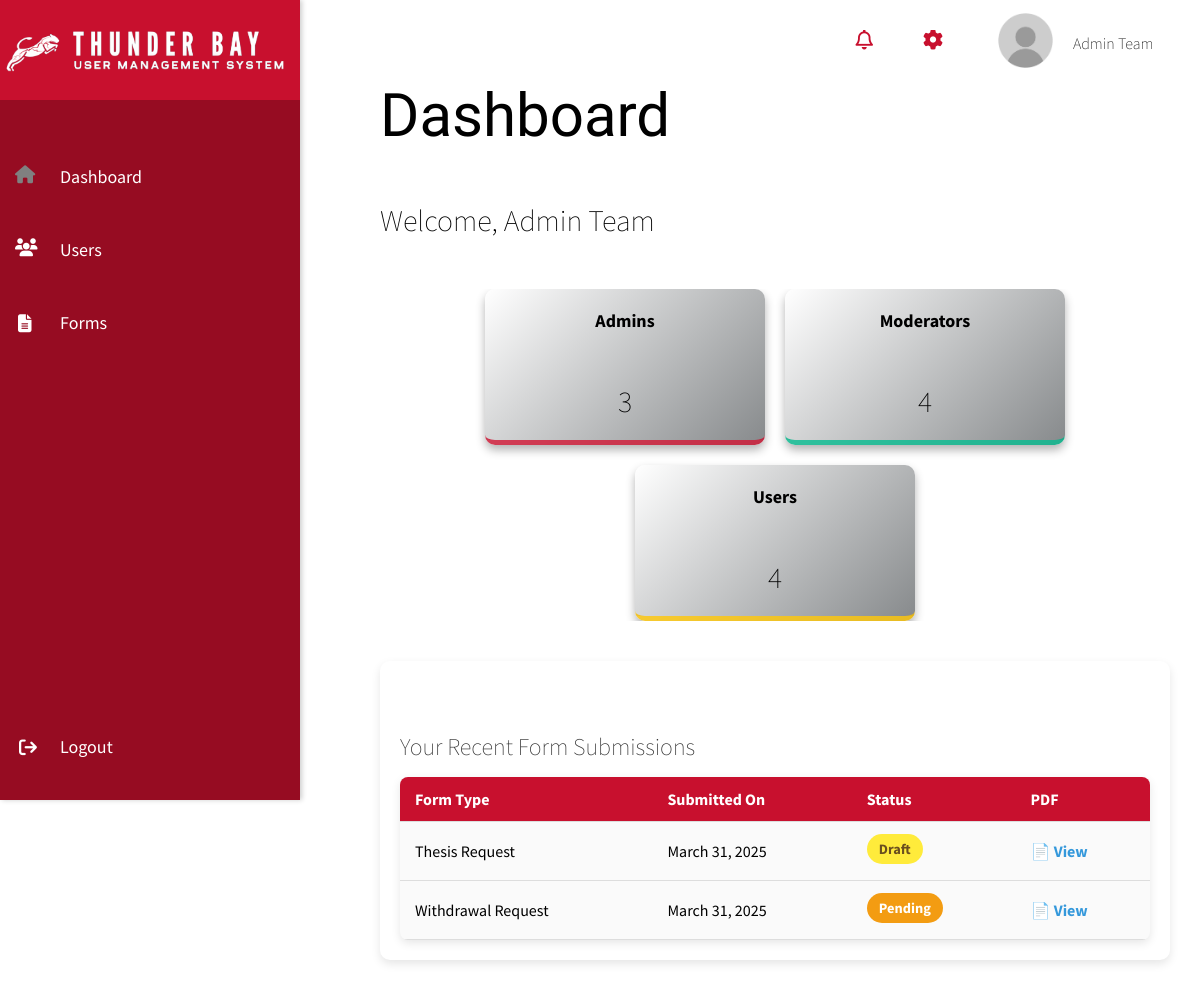
The page /dashboard/ (signed in) on the database as committed earlier.
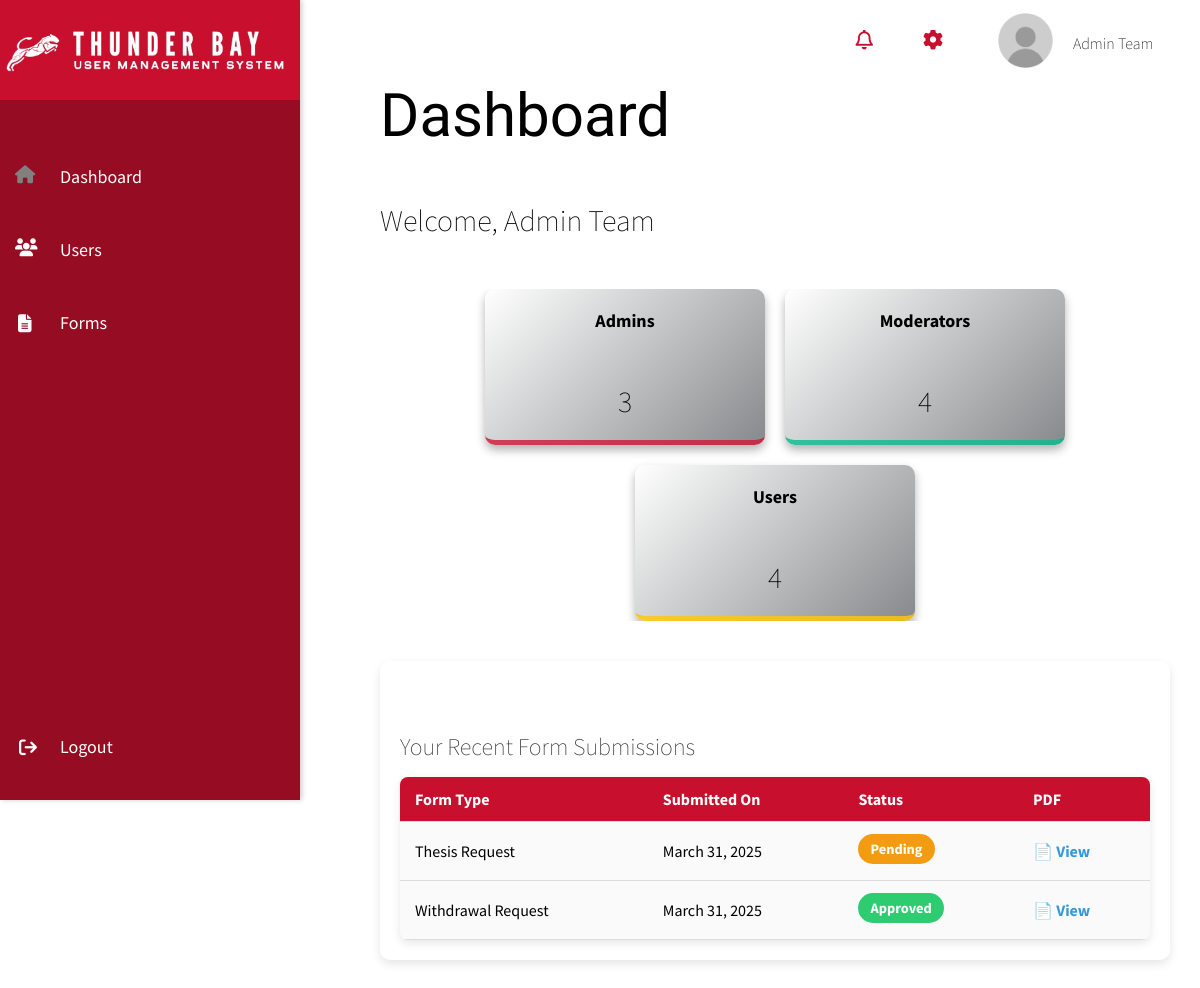
The same page on the database as committed later.
### usr_mgmt_app/models.py (models this page shows, shortened)
class ThesisRequest(models.Model):
    STATUS_CHOICES = [
        ('draft', 'Draft'),
        ('pending', 'Pending'),
        ('returned', 'Returned'),
        ('approved', 'Approved'),
    ]
    user = models.ForeignKey(UserProfile, on_delete=models.CASCADE, related_name="thesis_requests")
    student_id = models.CharField(max_length=7, default="0000000")  # Default 7-digit placeholder
    degree_type = models.CharField(
        max_length=20,
        choices=[("Master", "Master"), ("Doctorate", "Doctorate")],
        default="Master"
    )
    graduation_date = models.CharField(max_length=10, default="MM/YYYY")  # Default format
    request_type = models.CharField(max_length=50, default="Unknown Request")
    justification = models.TextField(default="No justification provided")  # Default text
    status = models.CharField(max_length=20, choices=STATUS_CHOICES, default='Draft')
    pdf_document = models.FileField(upload_to="generated_pdfs/", null=True, blank=True)
    created_at = models.DateTimeField(auto_now_add=True)

class WithdrawalRequest(models.Model):
    STATUS_CHOICES = [
        ('draft', 'Draft'),
        ('pending', 'Pending'),
        ('returned', 'Returned'),
        ('approved', 'Approved'),
    ]
    user = models.ForeignKey(UserProfile, on_delete=models.CASCADE, related_name="withdrawal_requests")
    student_id = models.CharField(max_length=7, default="0000000")
    middle_name = models.CharField(max_length=50, blank=True, null=True)  # New field for middle name
    email = models.EmailField(default="example@example.com")  # New field for email
    college = models.CharField(max_length=100, default="Unknown College")
    degree_plan = models.CharField(max_length=100, default="Unknown Degree Plan")
    status = models.CharField(max_length=20, choices=STATUS_CHOICES, default='Draft')
    street_address = models.CharField(max_length=255, default="No address provided")
    city = models.CharField(max_length=100, default="Unknown City")
    state = models.CharField(max_length=50, default="Unknown State")
    zipcode = models.CharField(max_length=10, default="00000")
    phone = models.CharField(max_length=15, default="000-000-0000")
    withdrawal_term = models.CharField(max_length=20, default="Spring 2025")
    last_attendance_date = models.DateField(null=True, blank=True)
    withdrawal_reason = models.TextField(default="No reason provided")
    financial_assistance = models.BooleanField(default=False)
    uh_health_insurance = models.BooleanField(default=False)
    campus_housing = models.BooleanField(default=False)
    visa_holder = models.BooleanField(default=False)
    gi_bill = models.BooleanField(default=False)
    student_initial = models.CharField(max_length=1, default="-")
    pdf_document = models.FileField(upload_to="generated_pdfs/", null=True, blank=True)
    created_at = models.DateTimeField(auto_now_add=True)

### usr_mgmt_app/views.py (the view)
# urls.py: path('dashboard/', views.dashboard_view, name='dashboard'),  # Dashboard page
@login_required
def dashboard_view(request):
    admin_count = UserProfile.objects.filter(role='admin').count()
    moderator_count = UserProfile.objects.filter(role='moderator').count()
    user_count = UserProfile.objects.filter(role='user').count()
    thesis_requests = ThesisRequest.objects.filter(user=request.user).order_by('-created_at')[:5]  # Get last 5 requests
    withdrawal_requests = WithdrawalRequest.objects.filter(user=request.user).order_by('-created_at')[:5]
    return render(request, 'dashboard.html', {
        'admin_count': admin_count,
        'moderator_count': moderator_count,
        'user_count': user_count,
        'thesis_requests': thesis_requests,
        'withdrawal_requests': withdrawal_requests,
    })

### templates/dashboard.html (shortened to what this page needs)
{% load static %}
<!DOCTYPE html>
<html lang="en">
<head>
    <link rel="stylesheet" href="{% static 'css/dashboard.css' %}">
</head>
<body>
    <nav class="navbar">
        <div class="navbar-content">
            <i id = "notifications_icon" class="fa-regular fa-bell"></i>
            <i id = "settings_icon" class="fa-solid fa-gear"></i>
            <div class = "navbar_user">
                <img class = "profile_picture" src="{% static 'images/default_profile.png' %}" alt="profile picture">
                <span class = "navbar_username">{{ user.first_name }} {{ user.last_name }}</span>
            </div>
        </div>
    </nav>
    <div class="sidebar">
        <div class = "logoContainer">
            <img class = "logo" src="{% static 'images/logo2.png' %}" alt="logo">
        </div>
    <div class="sidebar-content">
        <a href="{% url 'dashboard' %}" class="sidebar-link" data-icon="fa-house">Dashboard</a>
        <a href="{% url 'user_list' %}" class="sidebar-link" data-icon="fa-users">Users</a>
        <a href="{% url 'approval_requests' %}" class="sidebar-link" data-icon="fa-file-alt">Forms</a>
    </div>
        <div class="logout-container">
            <a href="{% url 'logout' %}" class="logout-btn">Logout</a>
            <i id = "logoutIcon" class="fa-solid fa-arrow-right-from-bracket"></i>
        </div>
    </div>
    <div class="main-content">
        <h1>Dashboard</h1>
        <h2> Welcome, {{ user.first_name }} {{ user.last_name }}</h2>
        <div class="card-container">
            <div class="card admin-card">
                <h3 class="card-title">Admins</h3>
                <h2>{{ admin_count }}</h2>
            </div>
            <div class="card moderator-card">
                <h3 class="card-title">Moderators</h3>
                <h2>{{ moderator_count }}</h2>
            </div>
            <div class="card customer-card">
                <h3 class="card-title">Users</h3>
                <h2>{{ user_count }}</h2>
            </div>
        </div>
<div class="form-status-section">
    <h2>Your Recent Form Submissions</h2>
    <table class="form-status-table">
        <thead>
            <tr>
                <th>Form Type</th>
                <th>Submitted On</th>
                <th>Status</th>
                <th>PDF</th>
            </tr>
        </thead>
        <tbody>
            {% for request in thesis_requests %}
            <tr>
                <td>Thesis Request</td>
                <td>{{ request.created_at|date:"F j, Y" }}</td>
                <td><span class="status-badge status-{{ request.status|lower }}">{{ request.get_status_display }}</span></td>
                <td>
                    {% if request.pdf_document %}
                        <a href="{{ request.pdf_document.url }}" class="pdf-link" target="_blank">📄 View</a>
                    {% else %}
                        <span class="pdf-unavailable">N/A</span>
                    {% endif %}
                </td>
            </tr>
            {% endfor %}
            {% for request in withdrawal_requests %}
            <tr>
                <td>Withdrawal Request</td>
                <td>{{ request.created_at|date:"F j, Y" }}</td>
                <td><span class="status-badge status-{{ request.status|lower }}">{{ request.get_status_display }}</span></td>
                <td>
                    {% if request.pdf_document %}
                        <a href="{{ request.pdf_document.url }}" class="pdf-link" target="_blank">📄 View</a>
                    {% else %}
                        <span class="pdf-unavailable">N/A</span>
                    {% endif %}
                </td>
            </tr>
            {% endfor %}
        </tbody>
    </table>
</div>
    </div>
</body>
</html>

Rows that differ between the two databases and show on the page:
changed ThesisRequest: status "Draft" → "Pending"
changed WithdrawalRequest: status "Pending" → "Approved"
